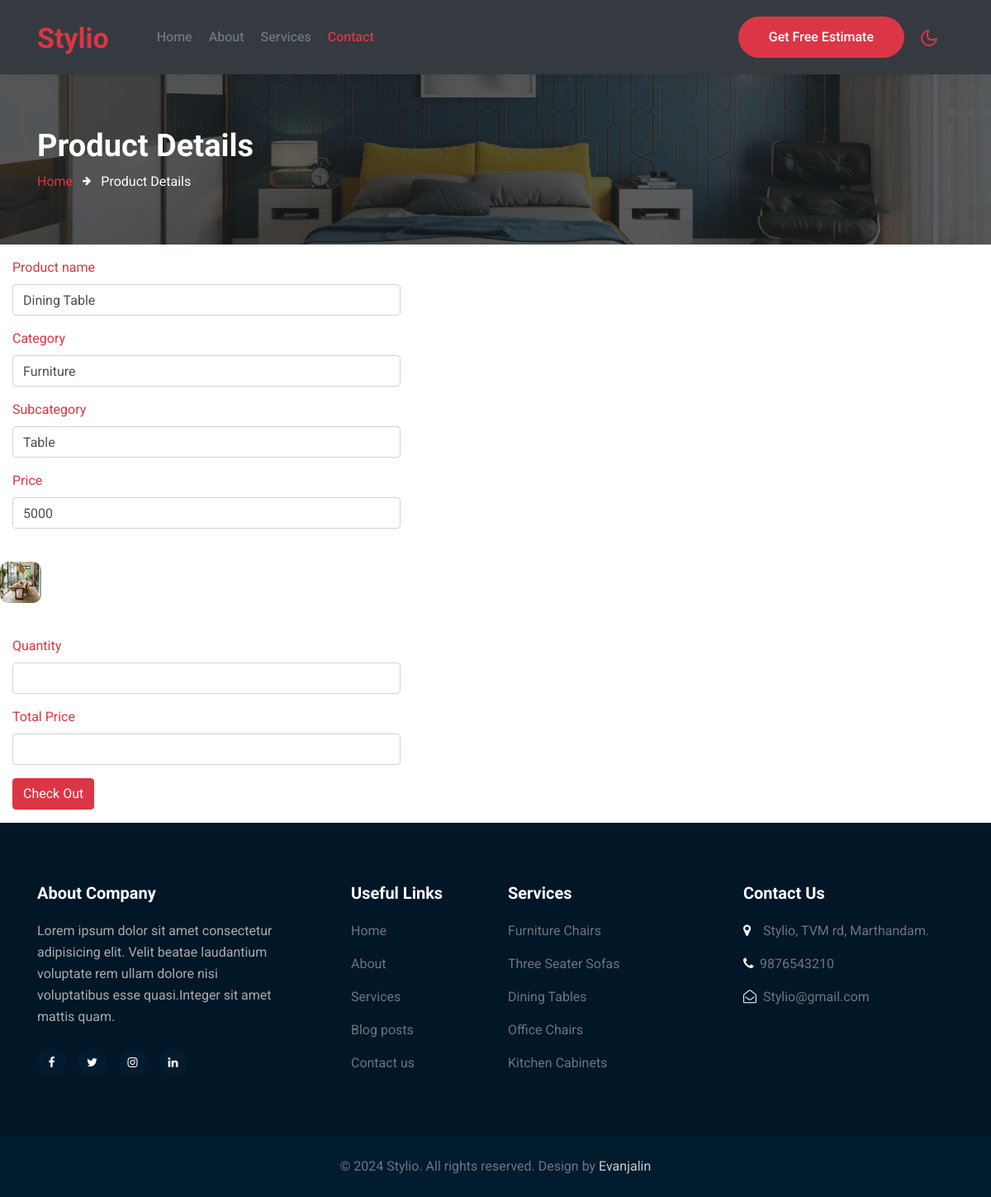
Page /buynow.php?var=37 on the committed database.
### tables this page shows
CREATE TABLE `addproducts` (
  `id` int(200) NOT NULL,
  `name` varchar(100) NOT NULL,
  `category` varchar(100) NOT NULL,
  `subcategory` varchar(100) NOT NULL,
  `price` int(100) NOT NULL,
  `image` varchar(100) NOT NULL,
  `description` varchar(800) NOT NULL
);

### buynow.php (the view, shortened to what this page needs)
<!doctype html>
<html lang="zxx">
<head>
  <link rel="stylesheet" href="assets/css/style-starter.css">
</head>
<body>
  <header id="site-header" class="fixed-top">
    <div class="container">
      <nav class="navbar navbar-expand-lg stroke">
        <h1><a class="navbar-brand mr-lg-5" href="index.html">
          <span class="sub-spl">Stylio</span>
          </a></h1>
        <div class="collapse navbar-collapse" id="navbarTogglerDemo02">
          <ul class="navbar-nav mr-auto">
            <li class="nav-item">
              <a class="nav-link" href="index.php">Home </a>
            </li>
            <li class="nav-item">
              <a class="nav-link" href="about.php">About</a>
            </li>
            <li class="nav-item">
              <a class="nav-link" href="services.php">Services</a>
            </li>
            <li class="nav-item active">
              <a class="nav-link" href="contact.php">Contact</a>
            </li>
          </ul>
        </div>
        <div class="d-lg-block d-none">
          <a href="contact.html" class="btn btn-style btn-secondary">Get Free Estimate</a>
        </div>
        <div class="mobile-position">
          <nav class="navigation">
            <div class="theme-switch-wrapper">
              <label class="theme-switch" for="checkbox">
                <div class="mode-container">
                  <i class="gg-moon"></i>
                </div>
              </label>
            </div>
          </nav>
        </div>
      </nav>
    </div>
  </header>
  <section class="w3l-about-breadcrumb text-left">
    <div class="breadcrumb-bg breadcrumb-bg-about py-sm-5 py-4">
      <div class="container">
        <h2 class="title">Product Details</h2>
        <ul class="breadcrumbs-custom-path mt-2">
          <li><a href="#url">Home</a></li>
          <li class="active"><span class="fa fa-arrow-right mx-2" aria-hidden="true"></span> Product Details </li>
        </ul>
      </div>
    </div>
  </section>
  <?php
  require("connection.php");
  $id=$_REQUEST["var"];
$res=$con->query("Select * from `addproducts` where `id`='$id'");
$count=$res->num_rows;
if($count>0){
$row=$res->fetch_assoc();
}
?>
<form class="form-horizontal" action="order.php" method="POST" enctype="multipart/form-data">
  <div class="form-group">
    <label for="inputEmail3" class="col-sm-2 control-label hor-form">Product name</label>
    <div class="col-sm-5">
      <input type="text" class="form-control" id="inputEmail3" placeholder="Enter Product Name" name="pname" value="<?php echo $row["name"];?>">
    </div>
  </div>
  <div class="form-group">
    <label for="inputPassword3" class="col-sm-2 control-label hor-form">Category</label>
    <div class="col-sm-5">
      <input type="text" class="form-control" id="inputPassword3" placeholder="Enter the Category" name="categ" value="<?php echo $row["category"];?>">
    </div>
  </div>
  <div class="form-group">
    <label for="inputPassword3" class="col-sm-2 control-label hor-form">Subcategory</label>
    <div class="col-sm-5">
      <input type="text" class="form-control" id="inputPassword3" placeholder="Enter the Subcategory" name="subc" value="<?php echo $row["subcategory"];?>">
    </div>
  </div>
  <div class="form-group">
    <label for="inputPassword3" class="col-sm-2 control-label hor-form">Price</label>
    <div class="col-sm-5">
      <input type="text" class="form-control" id="price" placeholder="Enter the Price" name="price" value="<?php echo $row["price"];?>">
    </div>
  </div>
  <div class="form-group">
  <br><img src="<?php echo "admin/images/".$row["image"];?>" width="50px" height="50px">
</div>
<br>
<div class="form-group">
    <label for="inputPassword3" class="col-sm-2 control-label hor-form">Quantity</label>
    <div class="col-sm-5">
      <input type="number" class="form-control" id="quantity" required min="1" name="quantity" >
    </div>
  </div>
  <div class="form-group">
  <label for="inputPassword3" class="col-sm-2 control-label hor-form">Total Price</label>
      <div class="col-sm-5">
        <input type="text" class="form-control" id="total" name="totalPrice">
      </div>
    </div>
  <div class="form-group">
    <div class="col-sm-offset-2 col-sm-10">
      <button type="submit" class="btn btn-danger">Check Out</button>
    </div>
  </div>
</form>
  <section class="w3l-footer-29-main">
    <div class="footer-29 py-5">
      <div class="container py-lg-4">
        <div class="row footer-top-29">
          <div class="footer-list-29 col-lg-4">
            <h6 class="footer-title-29">About Company</h6>
            <p class="pr-lg-5">Lorem ipsum dolor sit amet consectetur adipisicing elit. Velit beatae laudantium
              voluptate rem ullam dolore nisi voluptatibus esse quasi.Integer sit amet mattis quam.</p>
            <div class="main-social-footer-29 mt-4">
              <a href="#facebook" class="facebook"><span class="fa fa-facebook"></span></a>
              <a href="#twitter" class="twitter"><span class="fa fa-twitter"></span></a>
              <a href="#instagram" class="instagram"><span class="fa fa-instagram"></span></a>
              <a href="#linkedin" class="linkedin"><span class="fa fa-linkedin"></span></a>
            </div>
          </div>
          <div class="col-lg-2 col-md-6 col-sm-4 footer-list-29 footer-2 mt-lg-0 mt-5">
            <ul>
              <h6 class="footer-title-29">Useful Links</h6>
              <li><a href="index.html">Home</a></li>
              <li><a href="about.html">About</a></li>
              <li><a href="services.html">Services</a></li>
              <li><a href="#"> Blog posts</a></li>
              <li><a href="contact.html">Contact us</a></li>
            </ul>
          </div>
          <div class="col-lg-3 col-md-6 footer-list-29 footer-3 mt-lg-0 mt-5">
            <ul>
              <h6 class="footer-title-29">Services</h6>
              <li>
                <a href="#url">
                  Furniture Chairs
                </a>
              </li>
              <li>
                <a href="#url">
                  Three Seater Sofas
                </a>
              </li>
              <li>
                <a href="#url">
                  Dining Tables
                </a>
              </li>
              <li>
                <a href="#url">
                  Office Chairs
                </a>
              </li>
              <li>
                <a href="#url">
                  Kitchen Cabinets
                </a>
              </li>
            </ul>
          </div>
          <div class="col-lg-3 col-md-6 col-sm-8 footer-list-29 footer-1 mt-lg-0 mt-5">
            <h6 class="footer-title-29">Contact Us</h6>
            <ul>
              <li>
                <p><span class="fa fa-map-marker"></span>   Stylio, TVM rd, Marthandam.</p>
              </li>
              <li><a href="tel:+7-800-999-800"><span class="fa fa-phone"></span>9876543210</a></li>
              <li><a href="mailto:Livefloor@mail.com" class="mail"><span class="fa fa-envelope-open-o"></span>
                  Stylio@gmail.com</a></li>
            </ul>
          </div>
        </div>
      </div>
    </div>
  </section>
  <section class="w3l-footer-29-main w3l-copyright">
    <div class="container">
      <div class="bottom-copies">
        <p class="copy-footer-29 text-center">© 2024 Stylio. All rights reserved. Design by <a
            href="#" target="_blank">
            Evanjalin</a></p>
      </div>
    </div>
  </section>
</body>
</html>

### rows in the picture
addproducts: pname "Dining Table", categ "Furniture", subc "Table", price "5000", image (picture)
